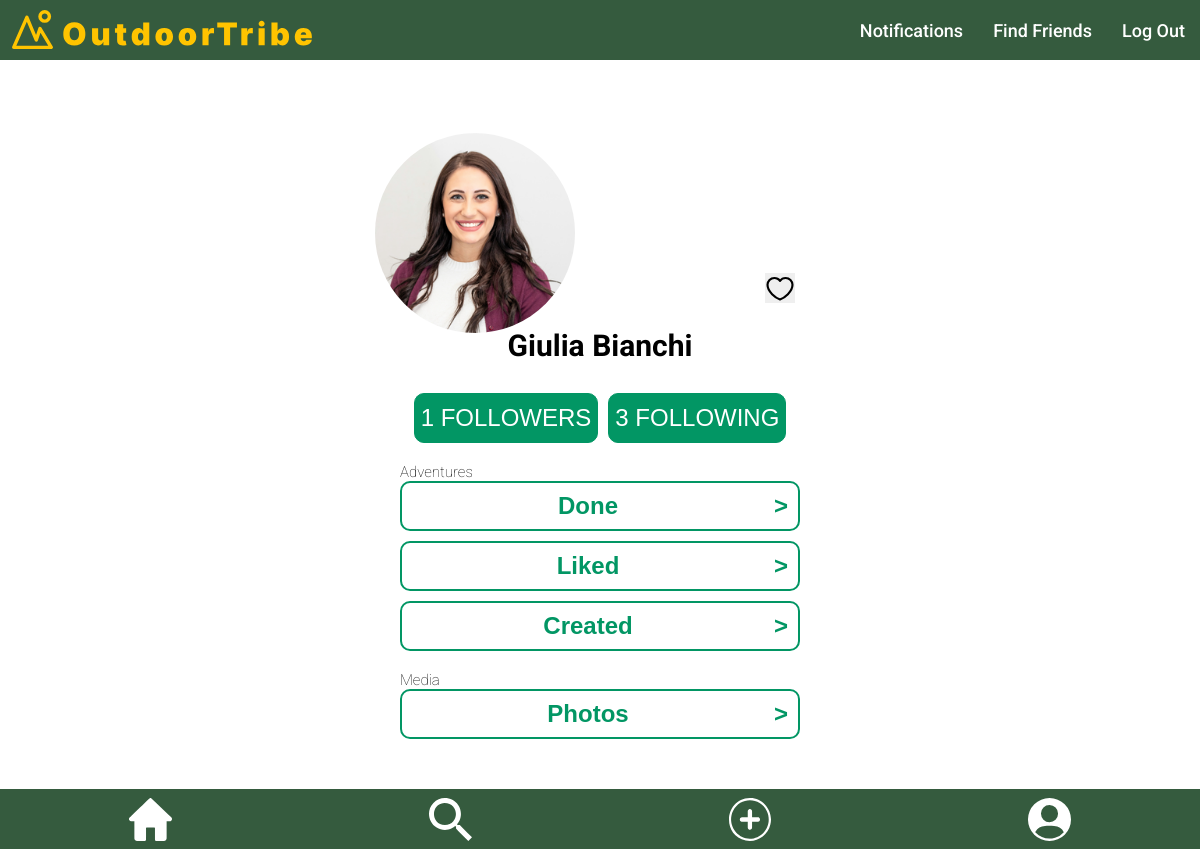
The page /public/profilepage.php on the database its author committed.
### tables this page shows
CREATE TABLE `photo` (
  `id` int NOT NULL,
  `post_id` int DEFAULT NULL,
  `user_id` int DEFAULT NULL,
  `name` text NOT NULL
);

CREATE TABLE `user` (
  `id` int NOT NULL,
  `name` varchar(100) NOT NULL,
  `surname` varchar(100) NOT NULL,
  `email` varchar(100) NOT NULL,
  `password` varchar(100) NOT NULL
);

### public/profilepage.php (the view, shortened to what this page needs)
<?php
include("./../server/connection.php");
?>
<!DOCTYPE html>
<html lang="en">
<head>
    <link rel="stylesheet" href="./../templates/styles/header.css">
    <link rel="stylesheet" href="./../templates/styles/footer.css">
    <link rel="stylesheet" href="./../public/styles/profilepage.css">
</head>
<body>
    <main>
        <?php
        $current_user_id = 5;
        $query_search = "SELECT user.name, user.surname
              FROM user
              WHERE user.id = ?";
        $stmt = $conn->prepare($query_search);
        $stmt->bind_param("i", $current_user_id);
        $stmt->execute();
        $result_search = $stmt->get_result();
        $row = $result_search->fetch_assoc();
        $name = $row['name'];
        $surname = $row['surname'];
        $query_search = "SELECT COUNT(follower_id) as followers
              FROM follow
              WHERE follow.followed_id = ?";
        $stmt = $conn->prepare($query_search);
        $stmt->bind_param("i", $current_user_id);
        $stmt->execute();
        $result_search = $stmt->get_result();
        $row = $result_search->fetch_assoc();
        $followers = $row['followers'];
        $query_search = "SELECT COUNT(followed_id) as followed
              FROM follow
              WHERE follow.follower_id = ?";
        $stmt = $conn->prepare($query_search);
        $stmt->bind_param("i", $current_user_id);
        $stmt->execute();
        $result_search = $stmt->get_result();
        $row = $result_search->fetch_assoc();
        $followed = $row['followed'];
        $query_search = "SELECT name
              FROM photo
              WHERE user_id = ? AND post_id IS NULL";
        $stmt = $conn->prepare($query_search);
        $stmt->bind_param("i", $current_user_id);
        $stmt->execute();
        $result_search = $stmt->get_result();
        $row = $result_search->fetch_assoc();
        $profile_photo = $row['name'];
        ?>
        <div class="profile-container">
            <div class="circular-square">
                <img class="circular-square-img" src="./../uploads/photos/profile/<?php echo $profile_photo; ?>" alt="profile-photo">
                <button class="profile-icon-button" type="button"></button>
            </div>
        </div>
        <p class="profile-name"><?php echo $name . " " . $surname; ?></p>
        <div class="buttons-container">
            <div class="button-column">
                <form action="./../public/followers.php" method="post">
                    <button class="check-btn" type="submit"><?php echo $followers; ?> FOLLOWERS</button>
                </form>
            </div>
            <div class="button-column">
               <form action="./../public/follow.php" method="post">
                    <button class="check-btn" type="submit"><?php echo $followed; ?> FOLLOWING</button>
               </form>
            </div>
        </div>
        <div class="word-font">Adventures</div>
        <div class="empty-buttons-container">
            <form action="./../public/adeventuresdone.php" method="post">
                <button class="empty-check-btn" type="submit">Done</button>
            </form>
            <form action="./../public/adventuresliked.php" method="post">
                <button class="empty-check-btn" type="submit">Liked</button>
            </form>
            <form action="./../public/adventurescreated.php" method="post">
                <button class="empty-check-btn" type="submit">Created</button>
            </form>
        </div>
        <div class="word-font">Media</div>
        <div class="empty-buttons-container">
            <form action="./../public/adventuresphoto.php" method="post">
                <button class="empty-check-btn" type="submit">Photos</button>
            </form>
        </div>
    </main>
</body>
</html>

### templates/header/header.css (style rules this page uses)
header { font-family: "Roboto", sans-serif; height: 60px; display: flex; flex-direction: row; background-color: #355B3E; align-items:center; max-width: 2000px; margin: auto; position: fixed; top: 0; left: 0; right: 0; }
.left-section { flex: 1; display: flex; }
.right-section { display: flex; align-items: center; }
.logo { margin-left: 10px; height: 45px; }
.menu { position: absolute; top: 65px; right: 0px; width: 130px; background-color: #355B3E; color: #ffffff; padding: 20px; align-items: center; }
.menu a { color: #ffffff; font-weight: 500; font-size: 18px; text-decoration: none; padding: 0 15px; }
@media screen and (min-width: 769px) { .menu { position: static; width: auto; background-color: transparent; color: inherit; padding: 0; display: flex; flex-direction: row; } }

### templates/footer/footer.css (style rules this page uses)
.footer-nav { height: 60px; display: flex; flex-direction: row; background-color: #355B3E; align-items:center; max-width: 2000px; margin: auto; justify-content:space-around; position: fixed; bottom: 0; left: 0; right: 0; }
.footer-nav img { height: 43px; margin-top: 5px; }

### public/styles/profilepage.css (style rules this page uses)
body { display: flex; justify-content: center; font-family: "Roboto", sans-serif; margin-bottom: 100px; }
main { margin-top: 150px; }
header { position: fixed; top: 0; left: 0; width: 100%; z-index: 1000; }
main { margin-top: 0; }
.circular-square { width: 150px; height: 150px; display: flex; justify-content: center; align-items: center; margin-bottom: 20px; }
.circular-square-img { width: 200px; height: 200px; border-radius: 50%; object-fit: cover; display: block; }
.profile-name { text-align: center; margin-top: 10px; font-weight: 700; font-size: 30px; }
.word-font { text-align: left; margin-top: 10px; font-weight: 100; font-size: 15px; }
.buttons-container { display: flex; justify-content: center; align-items: center; }
.check-btn { height: 50px; width: auto; border-radius: 10px; border: 1px solid rgb(2, 150, 100); background-color: rgb(2, 150, 100); color: white; font-size: 24px; cursor: pointer; margin: 0 5px; margin-bottom: 10px; }
.empty-buttons-container { display: flex; flex-direction: column; justify-content: center; align-items: center; }
.empty-check-btn { height: 50px; min-width: 400px; padding-right: 30px; border-radius: 10px; border: 2px solid rgb(2, 150, 100); background-color: transparent; color: rgb(2, 150, 100); font-size: 24px; cursor: pointer; margin-bottom: 10px; position: relative; font-weight: bold; }
.empty-check-btn::after { content: ">"; position: absolute; top: 50%; right: 10px; transform: translateY(-50%); }
.profile-container { position: relative; margin-top: 150px; }
.profile-icon-button { position: absolute; bottom: 5px; right: 5px; width: 30px; height: 30px; background-image: url('./assets/icons/like.svg'); background-size: cover; background-repeat: no-repeat; border: none; cursor: pointer; }

### rows shown on the page
photo: name (picture)
user: name "Giulia", surname "Bianchi"

### other values the page prints
$followers "1"
$followed "3"
